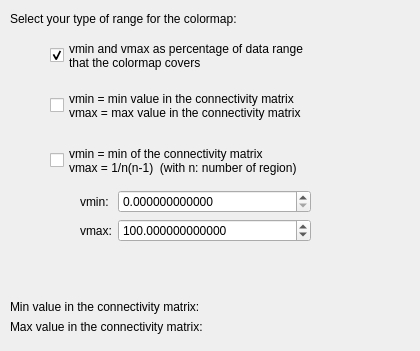
      <widget class="QWidget" name="tab_19">
       <attribute name="title">
        <string>Colormap</string>
       </attribute>
       <widget class="QWidget" name="layoutWidget_7">
        <property name="geometry">
         <rect>
          <x>10</x>
          <y>300</y>
          <width>401</width>
          <height>42</height>
         </rect>
        </property>
        <layout class="QFormLayout" name="formLayout_2">
         <item row="0" column="0">
          <widget class="QLabel" name="label_51">
           <property name="text">
            <string>Min value in the connectivity matrix: </string>
           </property>
          </widget>
         </item>
         <item row="0" column="1">
          <widget class="QLabel" name="min_a_norm_label">
           <property name="mouseTracking">
            <bool>true</bool>
           </property>
           <property name="tabletTracking">
            <bool>true</bool>
           </property>
           <property name="text">
            <string/>
           </property>
           <property name="alignment">
            <set>Qt::AlignCenter</set>
           </property>
           <property name="textInteractionFlags">
            <set>Qt::LinksAccessibleByMouse|Qt::TextSelectableByKeyboard|Qt::TextSelectableByMouse</set>
           </property>
          </widget>
         </item>
         <item row="1" column="0">
          <widget class="QLabel" name="label_52">
           <property name="text">
            <string>Max value in the connectivity matrix: </string>
           </property>
          </widget>
         </item>
         <item row="1" column="1">
          <widget class="QLabel" name="max_a_norm_label">
           <property name="mouseTracking">
            <bool>true</bool>
           </property>
           <property name="tabletTracking">
            <bool>true</bool>
           </property>
           <property name="text">
            <string/>
           </property>
           <property name="alignment">
            <set>Qt::AlignCenter</set>
           </property>
           <property name="openExternalLinks">
            <bool>true</bool>
           </property>
           <property name="textInteractionFlags">
            <set>Qt::LinksAccessibleByMouse|Qt::TextSelectableByKeyboard|Qt::TextSelectableByMouse</set>
           </property>
          </widget>
         </item>
        </layout>
       </widget>
       <widget class="QCheckBox" name="vmin_vmax_percentage_checkBox">
        <property name="geometry">
         <rect>
          <x>50</x>
          <y>40</y>
          <width>361</width>
          <height>31</height>
         </rect>
        </property>
        <property name="text">
         <string>vmin and vmax as percentage of data range 
that the colormap covers</string>
        </property>
        <property name="checked">
         <bool>true</bool>
        </property>
       </widget>
       <widget class="QCheckBox" name="vmin_vmax_real_values_checkBox">
        <property name="geometry">
         <rect>
          <x>50</x>
          <y>90</y>
          <width>351</width>
          <height>31</height>
         </rect>
        </property>
        <property name="text">
         <string>vmin = min value in the connectivity matrix 
vmax = max value in the connectivity matrix</string>
        </property>
       </widget>
       <widget class="QCheckBox" name="vmin_vmax_regions_checkBox">
        <property name="geometry">
         <rect>
          <x>50</x>
          <y>140</y>
          <width>341</width>
          <height>41</height>
         </rect>
        </property>
        <property name="text">
         <string>vmin = min of the connectivity matrix 
vmax = 1/n(n-1)  (with n: number of region)</string>
        </property>
       </widget>
       <widget class="QLabel" name="label_47">
        <property name="geometry">
         <rect>
          <x>10</x>
          <y>10</y>
          <width>381</width>
          <height>17</height>
         </rect>
        </property>
        <property name="text">
         <string>Select your type of range for the colormap: </string>
        </property>
       </widget>
       <widget class="QLabel" name="error_label">
        <property name="geometry">
         <rect>
          <x>10</x>
          <y>260</y>
          <width>401</width>
          <height>31</height>
         </rect>
        </property>
        <property name="text">
         <string/>
        </property>
        <property name="textInteractionFlags">
         <set>Qt::LinksAccessibleByMouse|Qt::TextSelectableByKeyboard|Qt::TextSelectableByMouse</set>
        </property>
       </widget>
       <widget class="QWidget" name="layoutWidget">
        <property name="geometry">
         <rect>
          <x>80</x>
          <y>190</y>
          <width>231</width>
          <height>60</height>
         </rect>
        </property>
        <layout class="QFormLayout" name="formLayout">
         <item row="0" column="0">
          <widget class="QLabel" name="label_24">
           <property name="text">
            <string>vmin:</string>
           </property>
          </widget>
         </item>
         <item row="0" column="1">
          <widget class="QDoubleSpinBox" name="vmin_normalize_matrix_spinBox">
           <property name="decimals">
            <number>12</number>
           </property>
           <property name="maximum">
            <double>100000.000000000000000</double>
           </property>
           <property name="singleStep">
            <double>0.100000000000000</double>
           </property>
          </widget>
         </item>
         <item row="1" column="0">
          <widget class="QLabel" name="label_25">
           <property name="text">
            <string>vmax:</string>
           </property>
          </widget>
         </item>
         <item row="1" column="1">
          <widget class="QDoubleSpinBox" name="vmax_normalize_matrix_spinBox">
           <property name="mouseTracking">
            <bool>true</bool>
           </property>
           <property name="decimals">
            <number>12</number>
           </property>
           <property name="maximum">
            <double>100000.000000000000000</double>
           </property>
           <property name="singleStep">
            <double>0.100000000000000</double>
           </property>
           <property name="value">
            <double>100.000000000000000</double>
           </property>
          </widget>
         </item>
        </layout>
       </widget>
      </widget>
